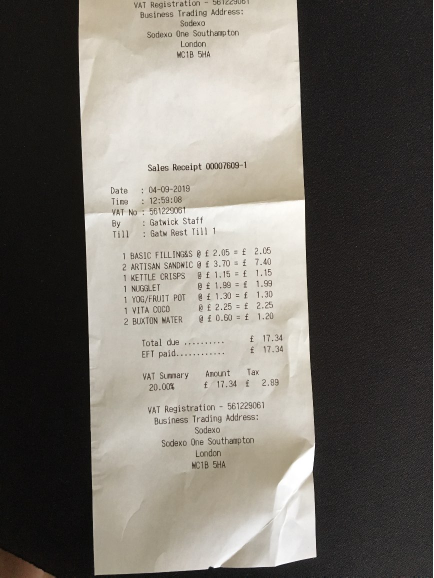
#> input picture My_Receipts/Original/00bb3710-44f7-4c4c-a42d-db9279d91773.jpeg, 867 x 1155 px (shown at 1/2 size); its folder holds only this picture in this run
$ jupyter execute --allow-errors Deskew.ipynb
#> lines starting #> are read from the running program, lines starting #| are printed output that depends on the picture; after the words box and inside, x2 and y2 are one past the last pixel; in counts of white or black regions, pixels touching at a corner belong together; long printed decimals are rounded
#> further down, original is the input picture: shape (1155, 867, 3); mean R, G, B 116.5, 112.2, 105.4
[cell 1]
import cv2
import imutils
import math
import numpy as np
import os
import pandas as pd
#import pytesseract
import random
import time

from matplotlib import pyplot as plt
from matplotlib import image as image
from PIL import Image

[cell 2]
def deskew(img_file):
    #Read image
    I_og = image.imread(img_file)
    y_max = I_og.shape[0]
#> y_max = 1155
    x_max = I_og.shape[1]
#> x_max = 867
    if I_og.dtype != 'uint8':
        return I_og, 0

    #Copy image, set params
    I = I_og
    SIZE = int(min(I.shape[0],I.shape[1])/3.95)
#> SIZE = 219
    MAX_LINES = 33                              # Number of lines found must be less than this
    MAX_STD = 0.75                              # Standard Deviation of final set of angles must be less than this
    LINE_THRESH = 80                            # Line Threshold param for HoughLinesP()
    MAX_LINEGAP = 30                            # Max Line Gap param for HoughLinesP()
    THETA = 1*np.pi/180                         # One degree
    RHO = 3                                     # Max line pixel error
    RETENTION = 0.4                             # Min proportion of original angles used in deskew angle calculation

    #Convert to neg. grayscale
    try:
        G = cv2.cvtColor(I, cv2.COLOR_BGR2GRAY)
        G = cv2.bitwise_not(G)
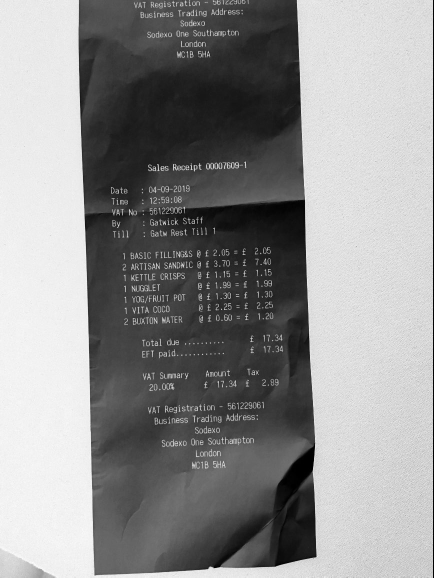
#> G: shape (1155, 867) (shown at 1/2 size); min 0, max 255, mean 144.2
    except:
        return I_og, 9999

    #Gaussian Blur
    B = cv2.GaussianBlur(G, (5,5), 0)
    B = cv2.GaussianBlur(B, (5,5), 0)

    #Detect Edges
    v = np.median(B)
#> v = 137
    sigma = 0.3
    lower = int(max(0, (1.0 - sigma) * v))
#> lower = 95
    upper = int(min(255, (1.0 + sigma) * v))
#> upper = 178
    E = cv2.Canny(B, lower, upper)
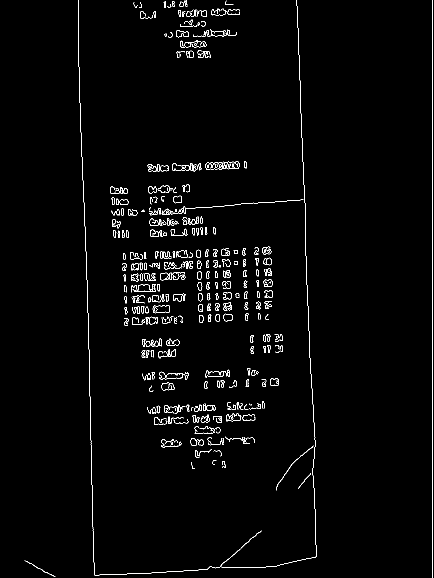
#> E: shape (1155, 867) (shown at 1/2 size); 1.9% white in thin lines or dots
    E = cv2.GaussianBlur(E, (5,5), 0)
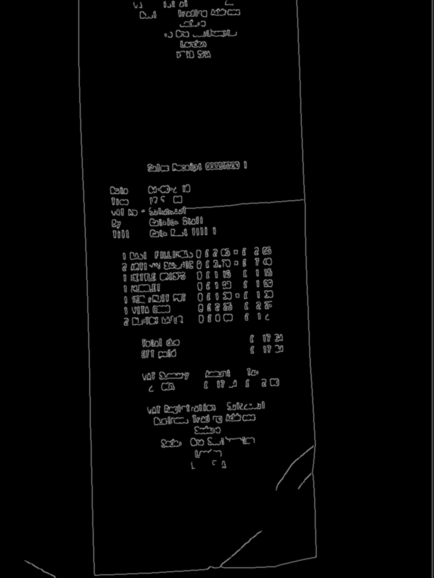
#> E: shape (1155, 867) (shown at 1/2 size); min 0, max 169, mean 4.8

    #Find straight Lines
    lines = cv2.HoughLinesP(E, rho=RHO, theta=THETA, threshold=LINE_THRESH, minLineLength=SIZE, maxLineGap=MAX_LINEGAP)
#> lines = 73 rows, first 6: [596, 10, 634, 1110], [865, 1154, 865, 0], [155, 27, 184, 885], [174, 664, 191, 1152], [300, 326, 323, 648], [592, 0, 606, 401]
    try:
        print("Initial # of Lines: {}".format(len(lines)))
#| Initial # of Lines: 73
    except:
        print("Initial # of Lines: {}".format(0))


    #Check if lines were found. If not, try again with relaxed thresholds

    if (lines is None or len(lines) < 4):
        G = cv2.convertScaleAbs(G, alpha = 1.05)
        B = cv2.GaussianBlur(G, (5,5), 0)
        B = cv2.GaussianBlur(B, (5,5), 0)
        E = cv2.Canny(B, lower, upper)
        E = cv2.GaussianBlur(E, (5,5), 0)
        lines = cv2.HoughLinesP(E, rho=RHO, theta=THETA, threshold=LINE_THRESH, minLineLength=SIZE, maxLineGap=MAX_LINEGAP)

    i = 0
    while (lines is None or len(lines) < 4) and i < 6:
        print("\nRelaxing Line Thresholds")
        i += 1
        LINE_THRESH -= 5
        MAX_LINEGAP += 1
        SIZE /= 1.1
        RHO += int(i/4)
        print(RHO)
        MAX_STD /= 1.1
        lines = cv2.HoughLinesP(E, rho=RHO, theta=THETA, threshold=LINE_THRESH, minLineLength=SIZE, maxLineGap=MAX_LINEGAP)
#> this loop made 0 passes
#> after the loop, LINE_THRESH = 80; MAX_LINEGAP = 30; MAX_STD = 0.75; RHO = 3; SIZE = 219; i = 0

    try:
        len(lines) > 0
    except:
        print('here')
        return I_og, 0

    #Re-blur image if too many lines (likely due to background noise)
    reblurs = 0
    while len(lines) > MAX_LINES and reblurs < 6:
        print("\nBlurring Image")
        lines_last = lines
        #B = cv2.convertScaleAbs(B, alpha = 0.98)
        B = cv2.GaussianBlur(B, (5,5), 0)
        E = cv2.Canny(B, lower, upper)
        E = cv2.GaussianBlur(E, (5,5), 0)
        lines = cv2.HoughLinesP(E, rho=RHO, theta=THETA, threshold=LINE_THRESH, minLineLength=SIZE, maxLineGap=MAX_LINEGAP)
        if lines is None or len(lines) < 3:
            lines = lines_last
            break
        reblurs += 1
#> this loop made 1 pass
#> reblurs on pass 1: 1
#| Blurring Image
#> pass 1, in deskew, `E = cv2.Canny(B, lower, upper)`:
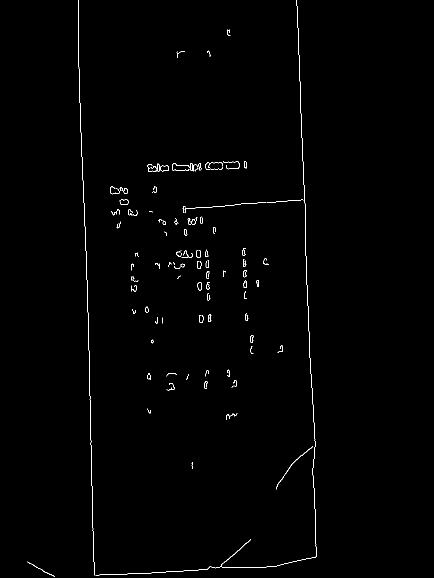
#> E: shape (1155, 867) (shown at 1/2 size); 0.61% white in thin lines or dots, all inside (x1, y1, x2, y2) = (55, 0, 633, 1153)
#> pass 1, in deskew, `E = cv2.GaussianBlur(E, (5,5), 0)`:
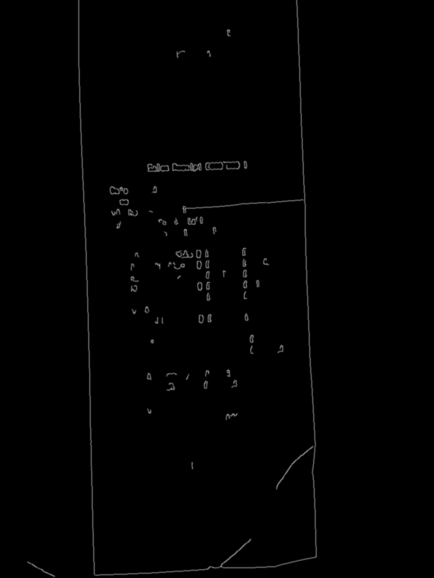
#> E: shape (1155, 867) (shown at 1/2 size); min 0, max 157, mean 1.6
#> after the loop, reblurs = 1

    #If still too many lines, increase thresholds
    i = 0
    while len(lines) > MAX_LINES and i < 5:
        print("\nStricter Line Thresholds")
        i += 1
        step_thresh = 5 * i
        step_linegap = 2 * i
        lines_last = lines
        lines = cv2.HoughLinesP(E, rho=RHO, theta=THETA, threshold=(LINE_THRESH + step_thresh), minLineLength=SIZE, maxLineGap=(MAX_LINEGAP - step_linegap))
        if lines is None or len(lines) < 3:
            lines = lines_last
            break
#> after the loop, i = 0

    #Calculate angles from lines
    angles = []
    for i in range(len(lines)):
        x1 = lines[i][0][0]
        y1 = lines[i][0][1]
        x2 = lines[i][0][2]
        y2 = lines[i][0][3]
        if (x1 > 8 or x2 > 8) and (y1 > 8 or y2 > 8) and (x1 < x_max-8 or x2 < x_max-8) and (y1 < y_max-8 or y2 < y_max-8):
            cv2.line(I,(x1,y1),(x2,y2),(255,0,0),2) #draw lines
            run = x1 - x2
            rise = y1 - y2
            if rise==0:
                rise += 0.00001
            to_append = math.degrees(math.atan(run/rise))
            if abs(to_append) > 45.0:
                if to_append > 0:
                    to_append -= 90
                else:
                    to_append += 90
            angles.append(to_append)
#> this loop made 19 passes
#> (x1, y1, x2, y2, run, rise, to_append) on passes 1 to 12: (595, 0, 624, 828, -29, -828, 2.01), (155, 24, 184, 882, -29, -858, 1.94), (177, 796, 189, 1152, -12, -356, 1.93), (592, 0, 606, 402, -14, -402, 1.99), (596, 10, 634, 1105, -38, -1095, 1.99), (187, 1150, 569, 1130, -382, 20, 3), (155, 0, 182, 796, -27, -796, 1.94), (187, 1152, 417, 1140, -230, 12, 2.99), (363, 417, 611, 400, -248, 17, 3.92), (622, 891, 634, 1115, -12, -224, 3.07), (363, 419, 611, 402, -248, 17, 3.92), (174, 656, 191, 1151, -17, -495, 1.97)
#> after the loop, angles = [2.01, 1.94, 1.93, 1.99, 1.99, 3, 1.94, 2.99, 3.92, 3.07, 3.92, 1.97, 3.95, 0, 1.91, 2.96, 3.97, 2, 1.96]

    #Process angles to estimate skew
    if len(angles) < 3:
        return I_og, 0
    else:
        print("Angles before processing:")
        print(angles)
#| [2.006, 1.936, 1.931, 1.995, 1.988, 2.997, 1.943, 2.987, 3.921, 3.066, 3.921, 1.967, 3.953, 0.0, 1.909, 2.964, 3.969, 2.000, 1.959]
        ang_len_orig = len(angles)
#> ang_len_orig = 19
        angles = sorted(angles)
#> angles = [0, 1.91, 1.93, 1.94, 1.94, 1.96, 1.97, 1.99, 1.99, 2, 2.01, 2.96, 2.99, 3, 3.07, 3.92, 3.92, 3.95, 3.97]
        while np.std(angles) > MAX_STD:
            mn = np.mean(angles)
            if abs(angles[0]-mn) > abs(angles[-1]-mn):
                angles = angles[1:]
            else:
                angles = angles[:-1]
            if len(angles) < ang_len_orig * RETENTION or len(angles) < 3:
                if np.mean(np.absolute(angles)) > 44.0:
                    pass
                else:
                    return I_og, 0
#> this loop made 3 passes
#> mn on passes 1 to 3: 2.5, 2.63, 2.56
        print('\nAngles after processing:')
        print(angles)
#| [1.909, 1.931, 1.936, 1.943, 1.959, 1.967, 1.988, 1.995, 2.000, 2.006, 2.964, 2.987, 2.997, 3.066, 3.921, 3.921]
        #print(np.std(angles))
        avg = np.median(angles)
#> avg = 2
        if abs(avg) > 0.05:
            if abs(avg) < 2.0:
                I = imutils.rotate(I,-avg)
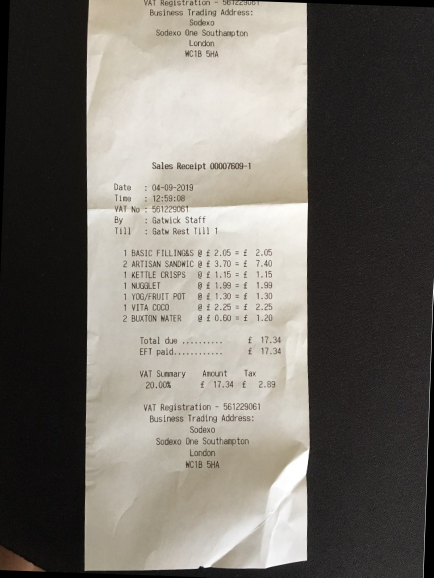
#> I: shape (1155, 867, 3) (shown at 1/2 size); mean R, G, B 115.6, 111.4, 104.7
            else:
                I = imutils.rotate_bound(I,avg)
        print('\nDetermined Skew Angle: {}'.format(avg))
#| Determined Skew Angle: 1.997
        return I, avg
    return I, 0

[cell 3]
#Two approaches to correcting orientation with 90-degree rotations. Both based on pytesseract OCR read output
#
#

# [52 lines left out: functions orient_clean, orient_clean2, not called in this run]

<h3> Deskew a Randomly Selected Receipt (from a directory containing images)

[cell 4]
#pytesseract.pytesseract.tesseract_cmd = r'C:\Users\Intern03\AppData\Local\Tesseract-OCR\tesseract.exe'

wd = os.getcwd()
imgs_dir = os.path.join(wd, 'My_Receipts/Original/')
imgs = os.listdir(imgs_dir)
n = random.randint(0,len(imgs)-1)
img = os.path.join(imgs_dir, imgs[n])
print('Receipt: {}\n'.format(imgs[n]))
original = image.imread(img)
plt.figure(),plt.imshow(original),plt.title('Original'),plt.axis('off')

start = time.time()
result = deskew(img)

#oriented = orient_clean2(result)
print('Time: {}s'.format(time.time() - start))

plt.figure(),plt.imshow(result[0]),plt.title('Deskewed'),plt.axis('off')
#plt.figure(),plt.imshow(oriented),plt.title('Final'),plt.axis('off')
plt.show()

<h3> Deskew All Images in Directory; Write Output to New Directory

[cell 5]
imgs_dir = os.path.join(wd, 'My_Receipts/Original/')
deskew_dir = os.path.join(wd, 'My_Receipts/Deskewed/')

imgs = os.listdir(imgs_dir)
results_list = []
i = 0

for img in imgs:
    i += 1
    if i%100==0:
        print(i)
    img_path = os.path.join(imgs_dir, img)
    write_path = os.path.join(deskew_dir, img)
    start = time.time()
    result = deskew(img_path)
#| Initial # of Lines: 73
#> the loop in deskew (call 2), `while len(lines) > MAX_LINES and reblurs < 6:` made 1 pass
#| Blurring Image
#> the loop in deskew (call 2), `for i in range(len(lines)):` made 19 passes
#| [2.006, 1.936, 1.931, 1.995, 1.988, 2.997, 1.943, 2.987, 3.921, 3.066, 3.921, 1.967, 3.953, 0.0, 1.909, 2.964, 3.969, 2.000, 1.959]
#> the loop in deskew (call 2), `while np.std(angles) > MAX_STD:` made 3 passes
#| [1.909, 1.931, 1.936, 1.943, 1.959, 1.967, 1.988, 1.995, 2.000, 2.006, 2.964, 2.987, 2.997, 3.066, 3.921, 3.921]
#| Determined Skew Angle: 1.997
    runtime = time.time() - start
    results_list.append([img, result[1], runtime])
    try:
        deskewed_img = cv2.cvtColor(result[0], cv2.COLOR_BGR2RGB)
    except:
        print(img)
    cv2.imwrite(write_path, deskewed_img)

print('\n\n')
#> (the rest of this cell did not finish here and is left out)

[cell 6]
df = pd.DataFrame(results_list, columns=['img','clockwise_rotation', 'runtime'])
#> df = table of 1 rows and 3 columns
df.to_csv('Deskew_5000_results.csv')

[cell 7]
def contrast_bump(img_file):
    img = image.imread(img_file)
    img = cv2.GaussianBlur(img, (5,5), 0)
    img = cv2.convertScaleAbs(img, alpha = 1.5)
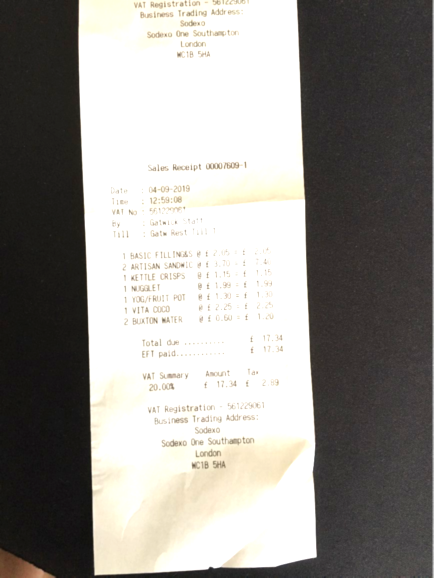
#> img: shape (1155, 867, 3) (shown at 1/2 size); mean R, G, B 149.7, 147.1, 143
    return img

plt.figure(),plt.imshow(contrast_bump(img)),plt.title('Original'),plt.axis('off')

$ run again, on My_Receipts/Original/0cb24163-ace8-4947-8f83-bc57b3b8e060.jpeg
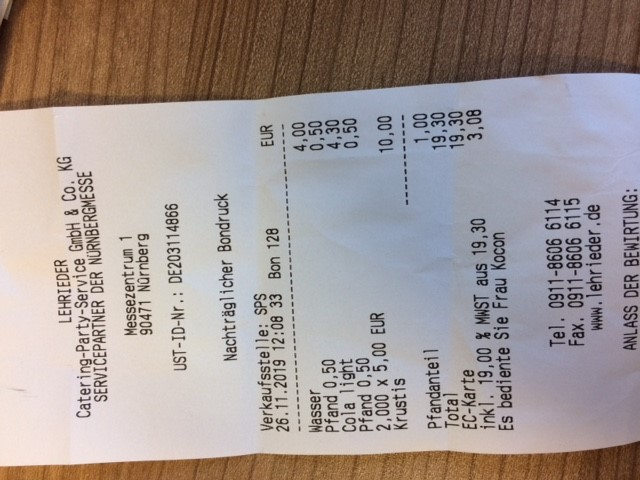
#> input picture My_Receipts/Original/0cb24163-ace8-4947-8f83-bc57b3b8e060.jpeg, 640 x 480 px
#> original is the input picture: shape (480, 640, 3); mean R, G, B 162.3, 151.8, 149
#> v = 89
#> lower = 62
#> upper = 115
#> lines = 143 rows, first 6: [53, 276, 185, 319], [222, 319, 515, 426], [78, 108, 626, 70], [221, 327, 515, 428], [0, 465, 463, 449], [51, 266, 185, 315]
#| Initial # of Lines: 143
#> after the loop in deskew, `while (lines is None or len(lines) < 4) and i < 6:`: LINE_THRESH = 80; MAX_LINEGAP = 30; MAX_STD = 0.75; RHO = 3; SIZE = 121; i = 0
#> the loop in deskew, `while len(lines) > MAX_LINES and reblurs < 6:` made 5 passes
#| Blurring Image
#| Blurring Image
#| Blurring Image
#| Blurring Image
#| Blurring Image
#> after the loop in deskew, `while len(lines) > MAX_LINES and reblurs < 6:`:
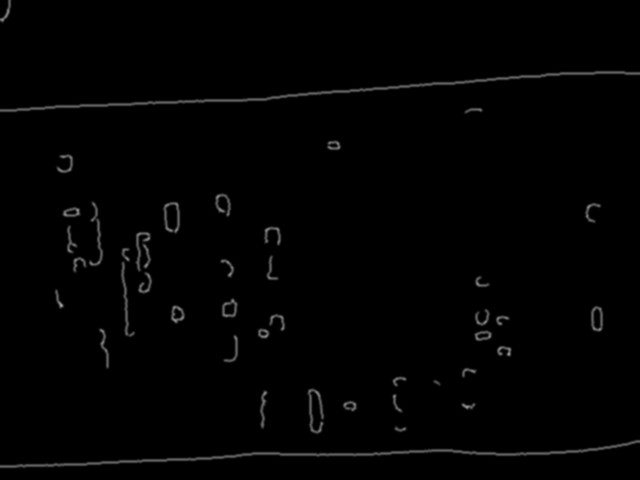
#> E: shape (480, 640); min 0, max 164, mean 2.4
#> after the loop in deskew, `while len(lines) > MAX_LINES and reblurs < 6:`: reblurs = 5
#> after the loop in deskew, `while len(lines) > MAX_LINES and i < 5:`: i = 0
#> the loop in deskew, `for i in range(len(lines)):` made 15 passes
#> (x1, y1, x2, y2, run, rise, to_append) on passes 1 to 8: (15, 112, 626, 70, -611, 42, 3.93), (0, 465, 463, 449, -463, 16, 1.98), (0, 468, 213, 460, -213, 8, 2.15), (306, 91, 608, 70, -302, 21, 3.98), (153, 105, 542, 78, -389, 27, 3.97), (99, 460, 335, 452, -236, 8, 1.94), (500, 456, 632, 445, -132, 11, 4.76), (315, 457, 459, 450, -144, 7, 2.78)
#> after the loop in deskew, `for i in range(len(lines)):`: angles = [3.93, 1.98, 2.15, 3.98, 3.97, 1.94, 4.76, 2.78, 3.88, 4.84, 2.04, 2.8, 2.1, 0.996, 2.04]
#| [3.932, 1.979, 2.151, 3.978, 3.970, 1.941, 4.764, 2.783, 3.884, 4.837, 2.038, 2.800, 2.098, 0.9963, 2.037]
#> ang_len_orig = 15
#> in deskew, `angles = sorted(angles)`: angles = [0.996, 1.94, 1.98, 2.04, 2.04, 2.1, 2.15, 2.78, 2.8, 3.88, 3.93, 3.97, 3.98, 4.76, 4.84]
#> the loop in deskew, `while np.std(angles) > MAX_STD:` made 5 passes
#> (mn, angles) on pass 5: (2.69, [1.94, 1.98, 2.04, 2.04, 2.1, 2.15, 2.78, 2.8, 3.88, 3.93])
#| [1.941, 1.979, 2.037, 2.038, 2.098, 2.151, 2.783, 2.800, 3.884, 3.932]
#> avg = 2.12
#| Determined Skew Angle: 2.124
#| Initial # of Lines: 143
#> the loop in deskew (call 2), `while len(lines) > MAX_LINES and reblurs < 6:` made 5 passes
#| Blurring Image
#| Blurring Image
#| Blurring Image
#| Blurring Image
#| Blurring Image
#> the loop in deskew (call 2), `for i in range(len(lines)):` made 15 passes
#| [3.932, 1.979, 2.151, 3.978, 3.970, 1.941, 4.764, 2.783, 3.884, 4.837, 2.038, 2.800, 2.098, 0.9963, 2.037]
#> the loop in deskew (call 2), `while np.std(angles) > MAX_STD:` made 5 passes
#| [1.941, 1.979, 2.037, 2.038, 2.098, 2.151, 2.783, 2.800, 3.884, 3.932]
#| Determined Skew Angle: 2.124
#> df = table of 1 rows and 3 columns
#> in contrast_bump, `img = cv2.convertScaleAbs(img, alpha = 1.5)`:
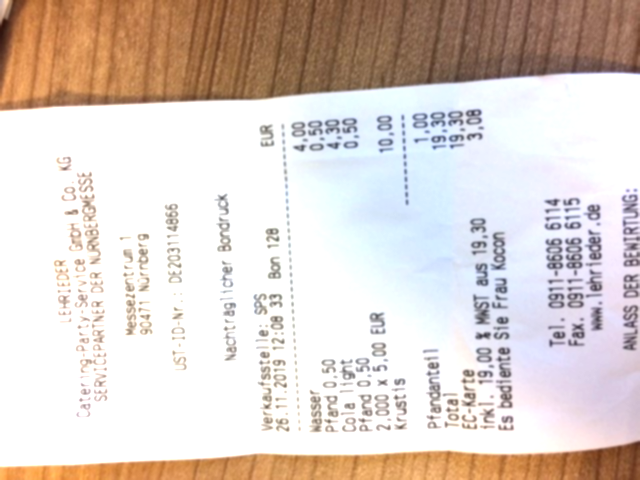
#> img: shape (480, 640, 3); mean R, G, B 221.2, 209.5, 203.4
